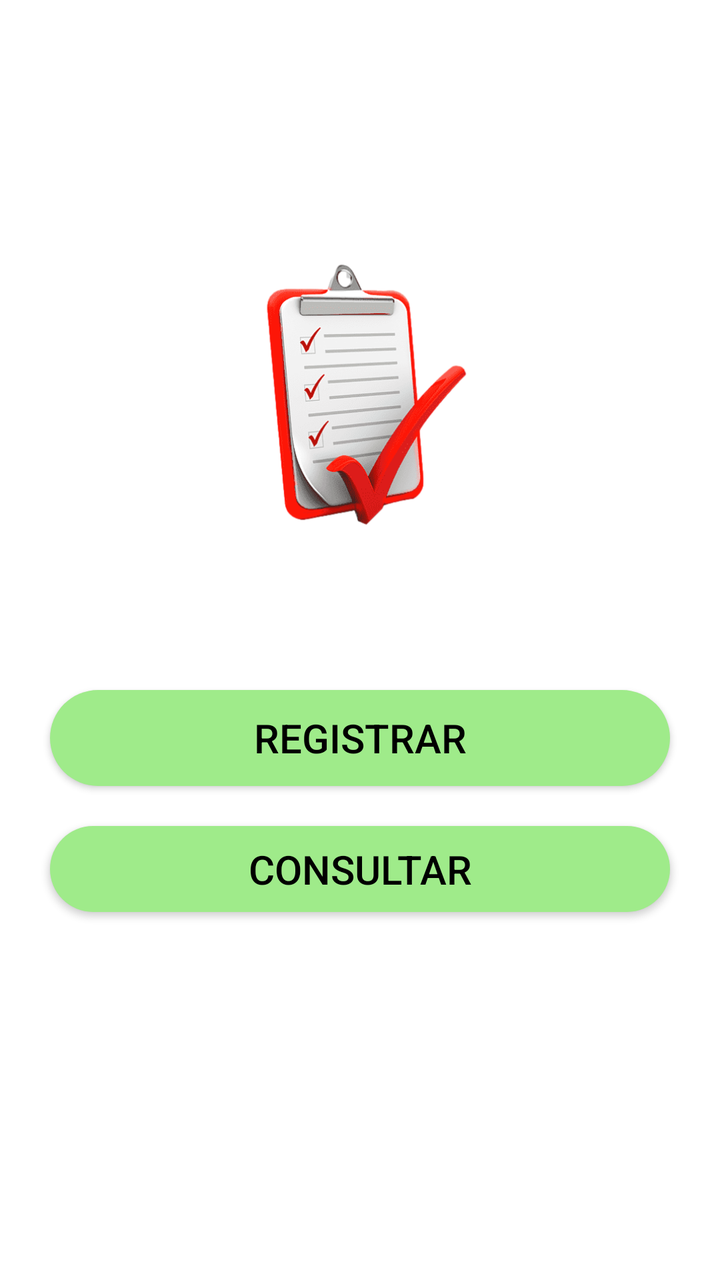
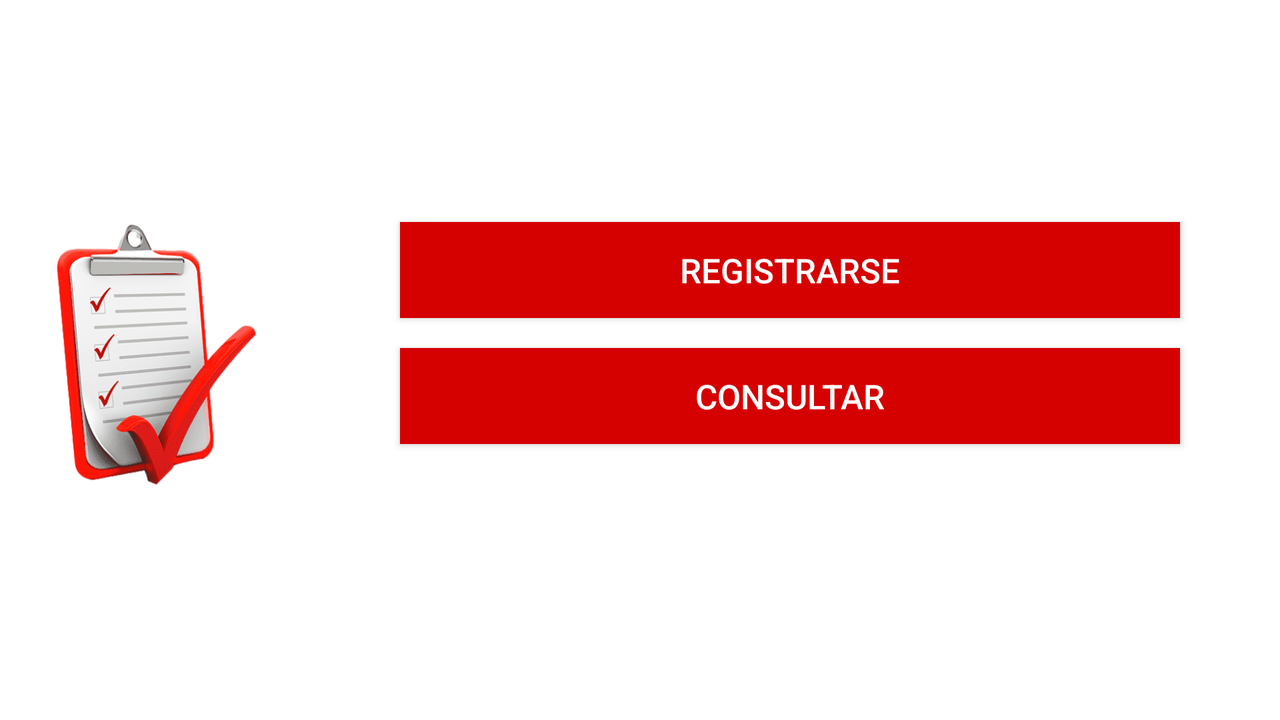

First picture: res/layout/ on a phone held upright. Second picture: the repository's own variant of that layout, on a device whose configuration matches the variant's folder. Source for both follows.
<!-- AndroidManifest.xml: application theme Theme.EncuestaApnea -->
<!-- res/layout/activity_login.xml -->
<?xml version="1.0" encoding="utf-8"?>
<LinearLayout xmlns:android="http://schemas.android.com/apk/res/android"
    xmlns:tools="http://schemas.android.com/tools"
    android:layout_width="match_parent"
    android:layout_height="match_parent"
    android:orientation="vertical"
    tools:context=".LoginActivity">

    <ImageView
        android:id="@+id/iv_logo"
        android:layout_width="150dp"
        android:layout_height="150dp"
        android:layout_gravity="center"
        android:layout_marginTop="125dp"
        android:layout_marginBottom="50dp"
        android:src="@drawable/encuesta" />

    <androidx.appcompat.widget.AppCompatButton
        android:id="@+id/btn_registrar"
        android:layout_width="match_parent"
        android:layout_height="wrap_content"
        android:layout_marginStart="25dp"
        android:layout_marginTop="20dp"
        android:layout_marginEnd="25dp"
        android:background="@drawable/button_rounded"
        android:text="@string/login_registrar"
        android:textColor="@color/black"
        android:textSize="20sp"
        android:onClick="btn_registroInicial"/>

    <androidx.appcompat.widget.AppCompatButton
        android:id="@+id/btn_consultar"
        android:layout_width="match_parent"
        android:layout_height="43dp"
        android:layout_marginStart="25dp"
        android:layout_marginTop="20dp"
        android:layout_marginEnd="25dp"
        android:background="@drawable/button_rounded"
        android:text="@string/login_consultar"
        android:textColor="@color/black"
        android:textSize="20sp" />

</LinearLayout>
<!-- resources referenced by this layout -->
<resources>
  <!-- drawable button_rounded (drawable) -->
  <?xml version="1.0" encoding="utf-8"?>
  <shape xmlns:android="http://schemas.android.com/apk/res/android"
      android:shape="rectangle">
  
      <solid
          android:color="#9FEB8A"
          />
  
      <corners
          android:radius="25dp"
          />
  
  </shape>
  <!-- drawable encuesta: png bitmap (drawable, 45084 bytes) -->
  <string name="login_consultar">Consultar</string>
  <string name="login_registrar">Registrar</string>
  <style name="Theme.EncuestaApnea" parent="Theme.MaterialComponents.DayNight.DarkActionBar">
          
          <item name="colorPrimary">@color/purple_500</item>
          <item name="colorPrimaryVariant">@color/purple_700</item>
          <item name="colorOnPrimary">@color/white</item>
          
          <item name="colorSecondary">@color/teal_200</item>
          <item name="colorSecondaryVariant">@color/teal_700</item>
          <item name="colorOnSecondary">@color/black</item>
          
          <item name="android:statusBarColor" tools:targetApi="l">?attr/colorPrimaryVariant</item>
          
      </style>
</resources>
<!-- res/layout-land/activity_login.xml (the author's variant of the layout above) -->
<!-- drawn on the phone turned sideways -->
<?xml version="1.0" encoding="utf-8"?>
<LinearLayout xmlns:android="http://schemas.android.com/apk/res/android"
    xmlns:tools="http://schemas.android.com/tools"
    android:layout_width="match_parent"
    android:layout_height="match_parent"
    android:orientation="horizontal"
    tools:context=".LoginActivity">

    <ImageView
        android:layout_width="150dp"
        android:layout_height="150dp"
        android:layout_gravity="center"
        android:src="@drawable/encuesta" />

    <LinearLayout
        android:layout_width="match_parent"
        android:layout_height="match_parent"
        android:orientation="vertical"
        >

    <androidx.appcompat.widget.AppCompatButton
        android:layout_width="match_parent"
        android:layout_height="wrap_content"
        android:layout_marginStart="50dp"
        android:layout_marginEnd="50dp"
        android:layout_marginTop="111dp"
        android:textColor="@color/white"
        android:background="#D50000"
        android:textSize="17sp"
        android:text="Registrarse"/>

    <androidx.appcompat.widget.AppCompatButton
        android:layout_width="match_parent"
        android:layout_height="wrap_content"
        android:layout_marginStart="50dp"
        android:layout_marginEnd="50dp"
        android:layout_marginTop="15dp"
        android:textColor="@color/white"
        android:background="#D50000"
        android:textSize="17sp"
        android:text="Consultar"/>
    </LinearLayout>
</LinearLayout>
<!-- resources referenced by the variant -->
<!-- as the phone turned sideways resolves them -->
<resources>
  <!-- drawable encuesta: png bitmap (drawable, 45084 bytes) -->
  <style name="Theme.EncuestaApnea" parent="Theme.MaterialComponents.DayNight.DarkActionBar">
          
          <item name="colorPrimary">@color/purple_500</item>
          <item name="colorPrimaryVariant">@color/purple_700</item>
          <item name="colorOnPrimary">@color/white</item>
          
          <item name="colorSecondary">@color/teal_200</item>
          <item name="colorSecondaryVariant">@color/teal_700</item>
          <item name="colorOnSecondary">@color/black</item>
          
          <item name="android:statusBarColor" tools:targetApi="l">?attr/colorPrimaryVariant</item>
          
      </style>
</resources>
